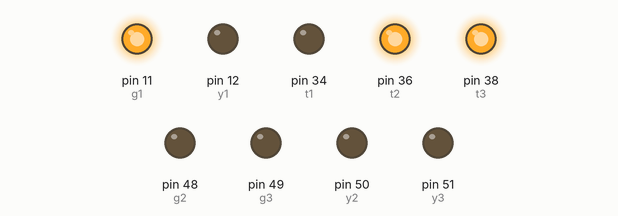
This sketch was run on a simulated Arduino Mega 2560, built for the host (arithmetic inside an expression is 32-bit, double 64-bit). On the bench: output pins drawn as LEDs (lit = HIGH). The modem is registered and sends nothing unless stated; pins used as bus, display or sensor lines are not drawn.

Above: at 0.6 s.
At 6.6 s:
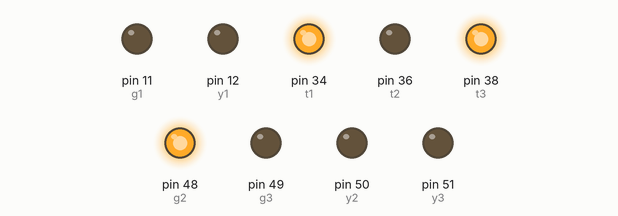
At 11.6 s:
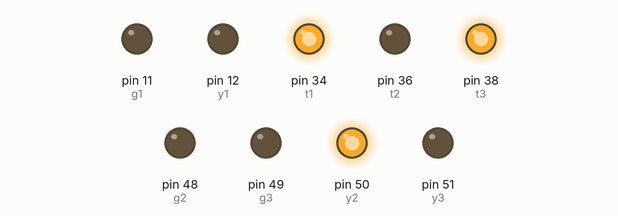
At 17.6 s:
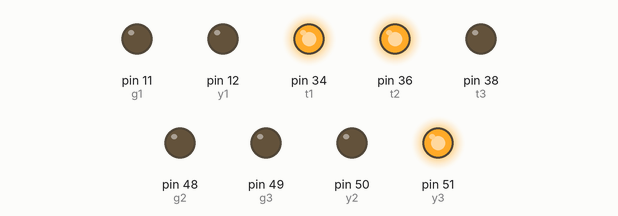
At 23.6 s:
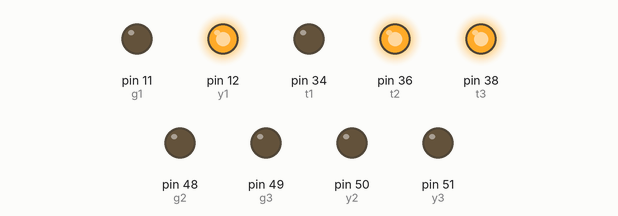
At 30.6 s:
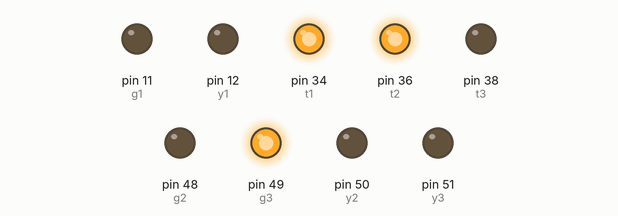
Timing chart, 0 to 38.0 s (numbered marks = the images above):
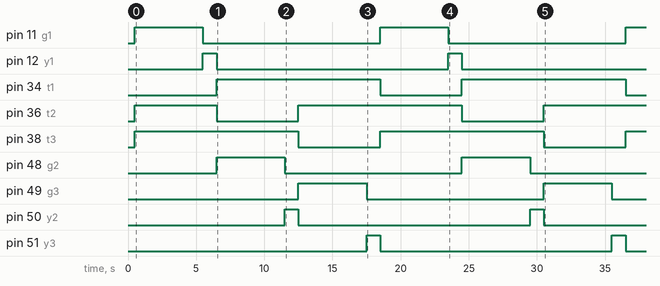

Measured:
- by itself, pin 11 (g1), pin 48 (g2), pin 49 (g3): alternates HIGH for 5.0 s and LOW for 13.0 s
- by itself, pin 12 (y1), pin 50 (y2), pin 51 (y3): alternates HIGH for 1.0 s and LOW for 17.0 s
- by itself, pin 34 (t1), pin 38 (t3): alternates HIGH for 12.0 s and LOW for 6.0 s
- by itself, pin 36 (t2): goes HIGH 6.0 s, LOW 6.0 s, HIGH 12.0 s, LOW 6.0 s, then HIGH

The sketch:

traffic_light______.ino
```cpp
#include <Sim800L.h>
#include <SoftwareSerial.h>

Sim800L gsm(7, 8); // RX, TX

int greenRedInterval = 5000;
int yellowInterval = 1000;

int r1 = 13;
int y1 = 12;
int g1 = 11;

int r2 = 52;
int y2 = 50;
int g2 = 48;

int r3 = 53;
int y3 = 51;
int g3 = 49;

int t1 = 34;
int t2 = 36;
int t3 = 38;

void setup() {
  Serial.begin(9600);
  gsm.begin(4800);
  gsm.setSleepMode(false);

  pinMode(r1, OUTPUT);
  pinMode(y1, OUTPUT);
  pinMode(g1, OUTPUT);
  pinMode(r2, OUTPUT);
  pinMode(y2, OUTPUT);
  pinMode(g2, OUTPUT);
  pinMode(r3, OUTPUT);
  pinMode(y3, OUTPUT);
  pinMode(g3, OUTPUT);
  pinMode(t1, OUTPUT);
  pinMode(t2, OUTPUT);
  pinMode(t3, OUTPUT);
}

void loop() {
    green(1);
    red(2);
    red(3);
    delay(greenRedInterval);
    yellow(1);
    red(2);
    red(3);
    delay(yellowInterval);
    red(1);
    green(2);
    red(3);
    delay(greenRedInterval);
    red(1);
    yellow(2);
    red(3);
    delay(yellowInterval);
    red(1);
    red(2);
    green(3);
    delay(greenRedInterval);
    red(1);
    red(2);
    yellow(3);
    delay(yellowInterval);
}

void red(int trafficLight) {
  if (trafficLight == 1) {
    digitalWrite(r1, HIGH);
    digitalWrite(y1, LOW);
    digitalWrite(g1, LOW);
  } else if (trafficLight == 2) {
    digitalWrite(r2, HIGH);
    digitalWrite(y2, LOW);
    digitalWrite(g2, LOW);
  } else if (trafficLight ==3) {
    digitalWrite(r3, HIGH);
    digitalWrite(y3, LOW);
    digitalWrite(g3, LOW);
  }
}

void yellow(int trafficLight) {
  if (trafficLight == 1) {
    digitalWrite(r1, LOW);
    digitalWrite(y1, HIGH);
    digitalWrite(g1, LOW);
  } else if (trafficLight == 2) {
    digitalWrite(r2, LOW);
    digitalWrite(y2, HIGH);
    digitalWrite(g2, LOW);
  } else if (trafficLight ==3) {
    digitalWrite(r3, LOW);
    digitalWrite(y3, HIGH);
    digitalWrite(g3, LOW);
  }
}

void green(int trafficLight) {
  if (trafficLight == 1) {
    digitalWrite(r1, LOW);
    digitalWrite(y1, LOW);
    digitalWrite(g1, HIGH);
    digitalWrite(t1, LOW); // relay
    digitalWrite(t2, HIGH); // relay
    digitalWrite(t3, HIGH); // relay
  } else if (trafficLight == 2) {
    digitalWrite(r2, LOW);
    digitalWrite(y2, LOW);
    digitalWrite(g2, HIGH);
    digitalWrite(t1, HIGH); // relay
    digitalWrite(t2, LOW); // relay
    digitalWrite(t3, HIGH); // relay
  } else if (trafficLight ==3) {
    digitalWrite(r3, LOW);
    digitalWrite(y3, LOW);
    digitalWrite(g3, HIGH);
    digitalWrite(t1, HIGH); // relay
    digitalWrite(t2, HIGH); // relay
    digitalWrite(t3, LOW); // relay
  }
}

void sendMessage(String number, String message)
{
  gsm.println("AT+CMGF=1");    //Sets the GSM Module in Text Mode
  delay(1000);
  gsm.println("AT+CMGS=\"" + number + "\"\r"); //Mobile phone number to send message
  delay(1000);
  String SMS = message;
  gsm.println(SMS);
  delay(100);
  gsm.println((char)26);// ASCII code of CTRL+Z
  delay(1000);
}
```
